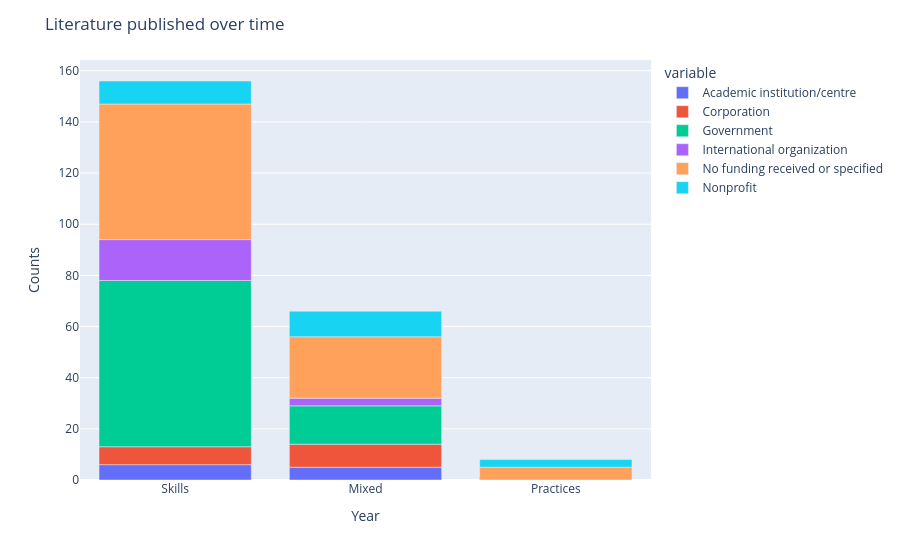

The code cell stored with this chart in its notebook:
### Code cell
#a_funder_concept
fig = px.bar(a_funder_concept_df,
        x='Concepts',
        y=['Academic institution/centre',
            'Corporation',
            'Government',
            'International organization',
            'No funding received or specified',
            'Nonprofit'],
        color_discrete_sequence=px.colors.sequential.Plotly3,
        )
fig.update_layout(
            title="Literature published over time",
            xaxis_title="Year",
            yaxis_title="Counts",
            
        )
fig

### Figure 1 — Plotly figure (JSON) as saved in the notebook; plotly's stock layout.template omitted (floating-point values rounded to 4 significant figures)
{"data": [{"hovertemplate": "variable=Academic institution/centre<br>Concepts=%{x}<br>value=%{y}<extra></extra>", "legendgroup": "Academic institution/centre", "marker": {"color": "#636efa", "pattern": {"shape": ""}}, "name": "Academic institution/centre", "orientation": "v", "showlegend": true, "textposition": "auto", "type": "bar", "x": ["Skills", "Mixed", "Practices"], "xaxis": "x", "y": [6.0, 5.0, 1.0], "yaxis": "y"}, {"hovertemplate": "variable=Corporation<br>Concepts=%{x}<br>value=%{y}<extra></extra>", "legendgroup": "Corporation", "marker": {"color": "#EF553B", "pattern": {"shape": ""}}, "name": "Corporation", "orientation": "v", "showlegend": true, "textposition": "auto", "type": "bar", "x": ["Skills", "Mixed", "Practices"], "xaxis": "x", "y": [7.0, 9.0, NaN], "yaxis": "y"}, {"hovertemplate": "variable=Government<br>Concepts=%{x}<br>value=%{y}<extra></extra>", "legendgroup": "Government", "marker": {"color": "#00cc96", "pattern": {"shape": ""}}, "name": "Government", "orientation": "v", "showlegend": true, "textposition": "auto", "type": "bar", "x": ["Skills", "Mixed", "Practices"], "xaxis": "x", "y": [65.0, 15.0, NaN], "yaxis": "y"}, {"hovertemplate": "variable=International organization<br>Concepts=%{x}<br>value=%{y}<extra></extra>", "legendgroup": "International organization", "marker": {"color": "#ab63fa", "pattern": {"shape": ""}}, "name": "International organization", "orientation": "v", "showlegend": true, "textposition": "auto", "type": "bar", "x": ["Skills", "Mixed", "Practices"], "xaxis": "x", "y": [16.0, 3.0, NaN], "yaxis": "y"}, {"hovertemplate": "variable=No funding received or specified<br>Concepts=%{x}<br>value=%{y}<extra></extra>", "legendgroup": "No funding received or specified", "marker": {"color": "#FFA15A", "pattern": {"shape": ""}}, "name": "No funding received or specified", "orientation": "v", "showlegend": true, "textposition": "auto", "type": "bar", "x": ["Skills", "Mixed", "Practices"], "xaxis": "x", "y": [53.0, 24.0, 5.0], "yaxis": "y"}, {"hovertemplate": "variable=Nonprofit<br>Concepts=%{x}<br>value=%{y}<extra></extra>", "legendgroup": "Nonprofit", "marker": {"color": "#19d3f3", "pattern": {"shape": ""}}, "name": "Nonprofit", "orientation": "v", "showlegend": true, "textposition": "auto", "type": "bar", "x": ["Skills", "Mixed", "Practices"], "xaxis": "x", "y": [9.0, 10.0, 3.0], "yaxis": "y"}], "layout": {"barmode": "relative", "legend": {"title": {"text": "variable"}, "tracegroupgap": 0}, "margin": {"t": 60}, "title": {"text": "Literature published over time"}, "xaxis": {"anchor": "y", "domain": [0, 1], "title": {"text": "Year"}}, "yaxis": {"anchor": "x", "domain": [0, 1], "title": {"text": "Counts"}}}}
